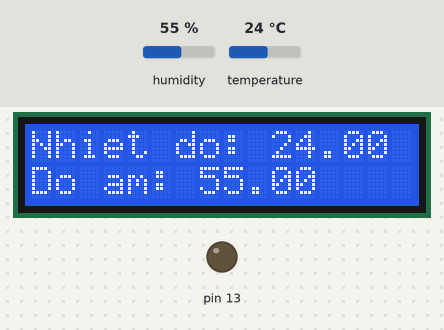
A sketch run on a simulated Arduino Uno, built with avr-gcc and run on an emulated ATmega328P. Parts: 16×2 character LCD, output pins drawn as LEDs (lit = HIGH). The test bench sets the inputs (shaded band); at power-on: temperature 24 °C, humidity 55 %. What the sketch prints to the serial monitor is not drawn.

Above: at 2.7 s.
2.8 s: temperature set to 31 °C
At 5.2 s:
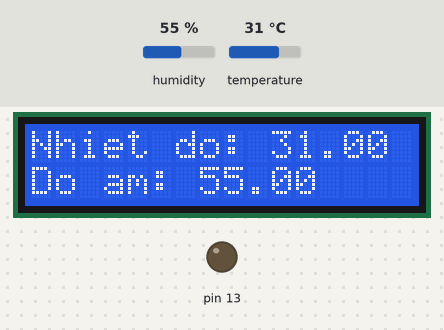
5.8 s: temperature set to 34 °C
At 7.0 s:
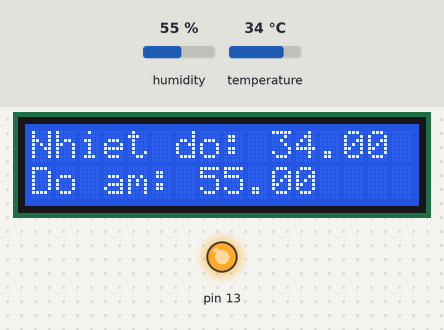
8.8 s: humidity set to 22 %
At 11.6 s:
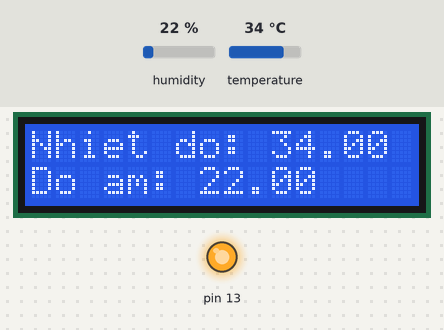
11.9 s: humidity set to 40 %
At 13.3 s:
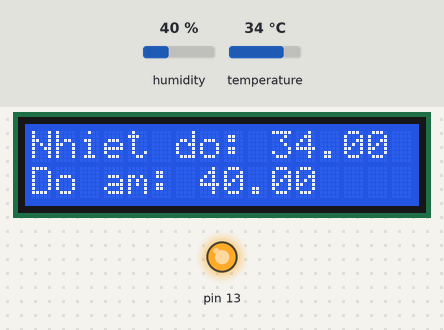
Timing chart, 0 to 14.9 s (numbered marks = the images above; inputs shaded):
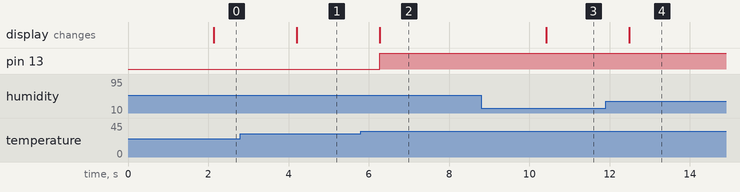

The sketch:

DHT11.ino
```cpp
#include "DHT.h"
#include <Wire.h>  // khai báo thư viện wire
#include <LiquidCrystal_I2C.h> // khai báo thư viện LCD
#define DHTPIN 11
#define DHTTYPE DHT11
DHT dht(DHTPIN, DHTTYPE);
LiquidCrystal_I2C lcd(0x27,16,2);
void setup() {
  Serial.begin(9600);
  Serial.println(F("DHTxx test!"));
  lcd.init(); // khởi tạo thư viện LCD i2C
  pinMode(13, OUTPUT);
  dht.begin();
}

void loop() {
  delay(2000);
  float h = dht.readHumidity();
  float t = dht.readTemperature();
  float f = dht.readTemperature(true);

  if (isnan(h) || isnan(t) || isnan(f)) {
    Serial.println(F("Failed to read from DHT sensor!"));
    return;
  }

  float hif = dht.computeHeatIndex(f, h);
  float hic = dht.computeHeatIndex(t, h, false);

  Serial.print(F("Humidity: "));
  Serial.print(h);
  Serial.print(F("%  Temperature: "));
  Serial.print(t);
  Serial.print(F("°C "));
  Serial.print(f);
  Serial.print(F("°F  Heat index: "));
  Serial.print(hic);
  Serial.print(F("°C "));
  Serial.print(hif);
  Serial.println(F("°F"));
  lcd.backlight(); //bật đèn nền
  lcd.setCursor(0,0); // đặt vị trí con trỏ (cột, hàng)
  lcd.print("Nhiet do: ");
  lcd.setCursor(10,0); // đặt vị trí con trỏ (cột, hàng)
  lcd.print(t);
  lcd.setCursor(0,1);
  lcd.print("Do am: ");
  lcd.setCursor(7,1);
  lcd.print(h);
if (t >= 33) {
    digitalWrite(13, HIGH);
} else {
   digitalWrite(13, LOW);;
}
}
```

Measured:
- the behaviour switches between 32 and 33 °C on temperature (found by bisection; images 1 and 2)
- after the input at 2.8 s, the display: changes after 1.4 s (image 1)
- after the input at 5.8 s, pin 13: LOW → HIGH after 0.48 s; the display: changes after 0.48 s (image 2)
- after the input at 8.8 s, the display: changes after 1.6 s (image 3)
- after the input at 11.9 s, the display: changes after 0.59 s (image 4)
